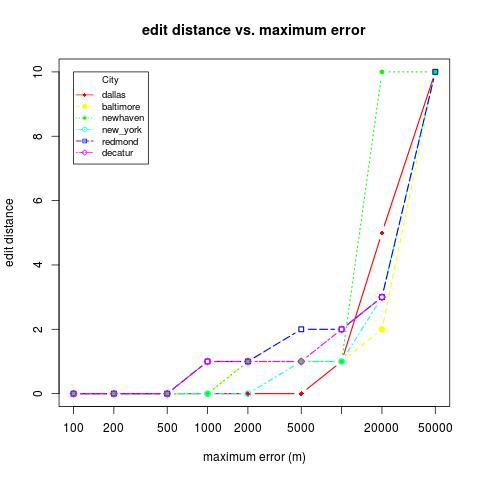

The script that saved this image:
# Create Line Chart

jpeg("./../restaurant_finder/medians_across_city_si_10.jpg")

# convert factor to numeric for convenience 
Medians <- read.csv("./../restaurant_finder/medians_across_city_si_10.csv")
nlocations <- length(unique(Medians$location))
locations <- unique(Medians$location)

# get the range for the x and y axis 
xrange <- range(Medians$skew)
yrange <- range(Medians$distortion)

# set up the plot 
plot(xrange, yrange, type="n", xlab="maximum error (m)", log="x",
  	      ylab="edit distance") 
colors <- rainbow(nlocations)
linetype <- c(1:nlocations) 
plotchar <- seq(18,18+nlocations,1)

# add lines 
for (i in 1:nlocations) { 
  city <- subset(Medians, location==locations[i])
  lines(sort(city$skew), sort(city$distortion), type="b", lwd=1.5,
    lty=linetype[i], col=colors[i], pch=plotchar[i])
} 

# add a title and subtitle 
title("edit distance vs. maximum error")

# add a legend 
legend(xrange[1], yrange[2], locations, cex=0.8, col=colors,
  		   pch=plotchar, lty=linetype, title="City")

dev.off()
